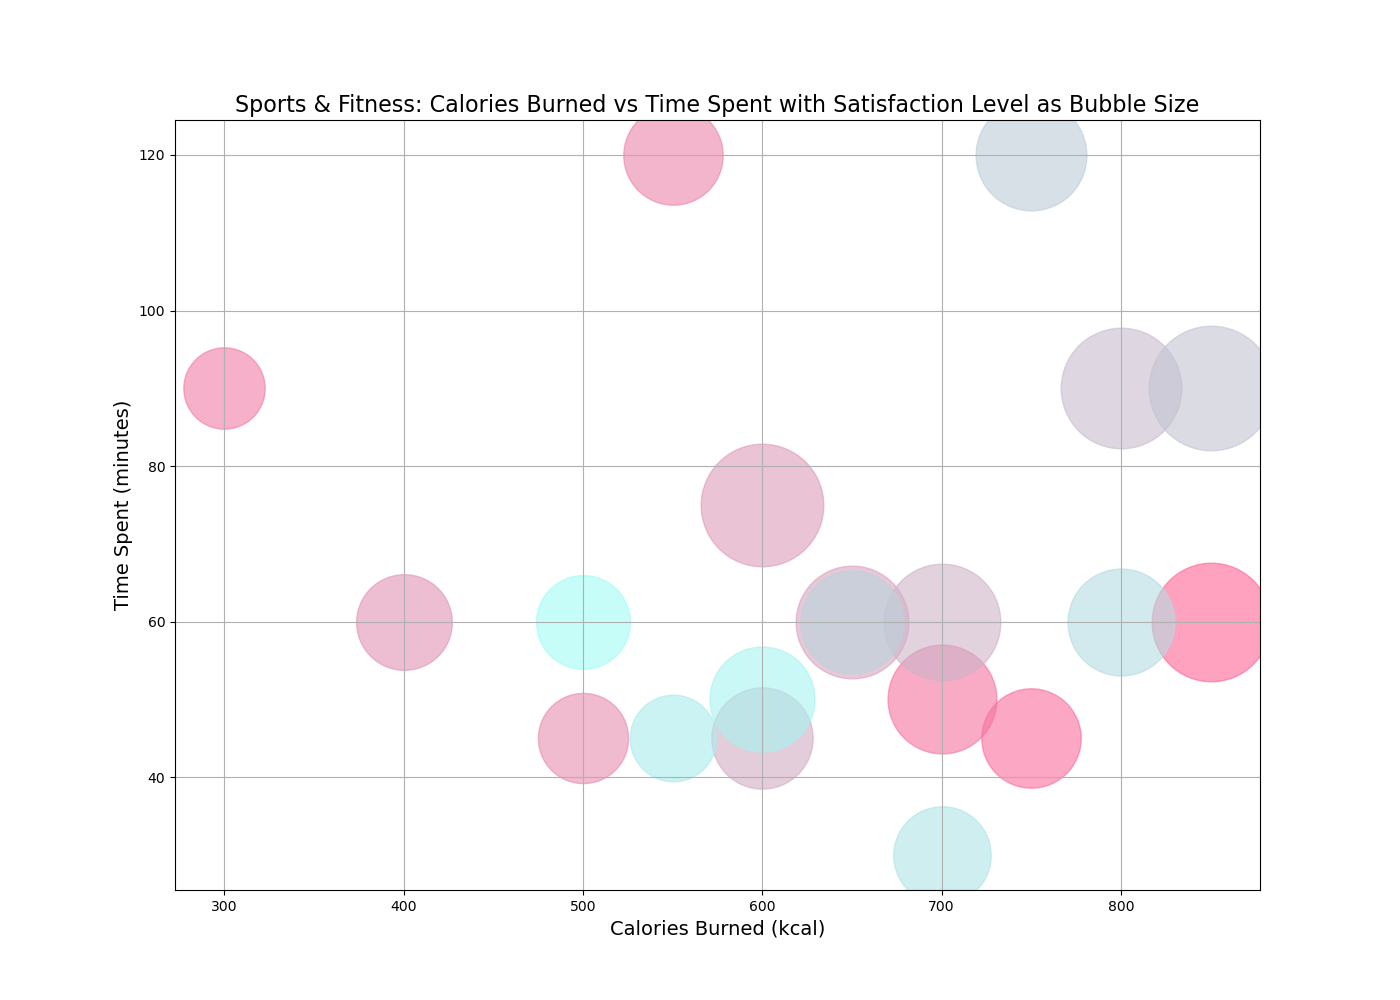

Write Python code to recreate this figure.

import matplotlib.pyplot as plt

data = {
    'Name': ['Running', 'Cycling', 'Swimming', 'Yoga', 'Hiking', 'Weightlifting', 
             'Pilates', 'Dancing', 'Boxing', 'Rowing', 'Tennis', 'Basketball', 
             'Soccer', 'Rock Climbing', 'Martial Arts', 'CrossFit', 'Jump Rope', 
             'Elliptical', 'Spinning', 'Zumba'],
    'Calories Burned (kcal)': [850, 750, 700, 300, 550, 500, 400, 600, 650, 600, 
                               700, 800, 850, 750, 650, 800, 700, 550, 600, 500],
    'Time Spent (minutes)': [60, 45, 50, 90, 120, 45, 60, 75, 60, 45, 60, 90, 
                             90, 120, 60, 60, 30, 45, 50, 60],
    'Satisfaction Level (1-10)': [9, 8, 8.5, 7, 8, 7.5, 7.8, 9.2, 8.7, 8.1, 8.9, 
                                  9.1, 9.3, 8.6, 8.2, 8.4, 7.9, 7.3, 8.3, 7.7]
}

fig, ax = plt.subplots(figsize=(14, 10))

for i in range(len(data['Name'])):
    ax.scatter(data['Calories Burned (kcal)'][i], data['Time Spent (minutes)'][i], 
               s=(data['Satisfaction Level (1-10)'][i] ** 3) * 10,  
               alpha=0.6,
               color=f'#{hex(255 - i*5)[2:].zfill(2)}{hex(100 + i*8)[2:].zfill(2)}{hex(150 + i*5)[2:].zfill(2)}') 

ax.set_title('Sports & Fitness: Calories Burned vs Time Spent with Satisfaction Level as Bubble Size', fontsize=16)
ax.set_xlabel('Calories Burned (kcal)', fontsize=14)
ax.set_ylabel('Time Spent (minutes)', fontsize=14)
ax.grid(True)

plt.show()
